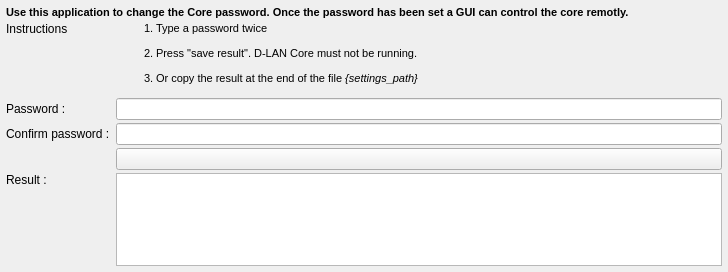
<?xml version="1.0" encoding="UTF-8"?>
<ui version="4.0">
 <class>MainWindow</class>
 <widget class="QMainWindow" name="MainWindow">
  <property name="geometry">
   <rect>
    <x>0</x>
    <y>0</y>
    <width>728</width>
    <height>272</height>
   </rect>
  </property>
  <property name="windowTitle">
   <string>D-LAN - Password hasher</string>
  </property>
  <property name="windowIcon">
   <iconset resource="ressources.qrc">
    <normaloff>:/icons/ressources/icon.png</normaloff>:/icons/ressources/icon.png</iconset>
  </property>
  <widget class="QWidget" name="centralWidget">
   <layout class="QGridLayout" name="gridLayout" rowstretch="0,0,0,0,0,0,0">
    <property name="verticalSpacing">
     <number>3</number>
    </property>
    <property name="margin">
     <number>6</number>
    </property>
    <item row="3" column="0">
     <widget class="QLabel" name="lblPass1">
      <property name="text">
       <string>Password :</string>
      </property>
     </widget>
    </item>
    <item row="3" column="1">
     <widget class="QLineEdit" name="txtPass1">
      <property name="echoMode">
       <enum>QLineEdit::Password</enum>
      </property>
     </widget>
    </item>
    <item row="4" column="0">
     <widget class="QLabel" name="lblPass2">
      <property name="text">
       <string>Confirm password :</string>
      </property>
     </widget>
    </item>
    <item row="4" column="1">
     <widget class="QLineEdit" name="txtPass2">
      <property name="echoMode">
       <enum>QLineEdit::Password</enum>
      </property>
     </widget>
    </item>
    <item row="6" column="0">
     <widget class="QLabel" name="lblResult">
      <property name="text">
       <string>Result :</string>
      </property>
      <property name="alignment">
       <set>Qt::AlignLeading|Qt::AlignLeft|Qt::AlignTop</set>
      </property>
     </widget>
    </item>
    <item row="1" column="1">
     <widget class="QLabel" name="lblInstructions">
      <property name="text">
       <string>&lt;!DOCTYPE HTML PUBLIC &quot;-//W3C//DTD HTML 4.0//EN&quot; &quot;http://www.w3.org/TR/REC-html40/strict.dtd&quot;&gt;
&lt;html&gt;&lt;head&gt;&lt;meta name=&quot;qrichtext&quot; content=&quot;1&quot; /&gt;&lt;style type=&quot;text/css&quot;&gt;
p, li { white-space: pre-wrap; }
&lt;/style&gt;&lt;/head&gt;&lt;body style=&quot; font-family:'MS Shell Dlg 2'; font-size:8.25pt; font-weight:400; font-style:normal;&quot;&gt;
&lt;ol style=&quot;margin-top: 0px; margin-bottom: 0px; margin-left: 0px; margin-right: 0px; -qt-list-indent: 1;&quot;&gt;&lt;li style=&quot; font-size:8pt;&quot; style=&quot; margin-top:12px; margin-bottom:12px; margin-left:0px; margin-right:0px; -qt-block-indent:0; text-indent:0px;&quot;&gt;Type a password twice&lt;/li&gt;
&lt;li style=&quot; font-size:8pt;&quot; style=&quot; margin-top:12px; margin-bottom:12px; margin-left:0px; margin-right:0px; -qt-block-indent:0; text-indent:0px;&quot;&gt;Press &amp;quot;save result&amp;quot;. D-LAN Core must not be running.&lt;/li&gt;
&lt;li style=&quot; font-size:8pt;&quot; style=&quot; margin-top:12px; margin-bottom:12px; margin-left:0px; margin-right:0px; -qt-block-indent:0; text-indent:0px;&quot;&gt;Or copy the result at the end of the file &lt;span style=&quot; font-style:italic;&quot;&gt;{settings_path}&lt;/span&gt;&lt;/li&gt;&lt;/ol&gt;&lt;/body&gt;&lt;/html&gt;</string>
      </property>
      <property name="textFormat">
       <enum>Qt::RichText</enum>
      </property>
      <property name="alignment">
       <set>Qt::AlignLeading|Qt::AlignLeft|Qt::AlignTop</set>
      </property>
     </widget>
    </item>
    <item row="1" column="0">
     <widget class="QLabel" name="lblInstructionsTitle">
      <property name="text">
       <string>Instructions</string>
      </property>
      <property name="alignment">
       <set>Qt::AlignLeading|Qt::AlignLeft|Qt::AlignTop</set>
      </property>
     </widget>
    </item>
    <item row="6" column="1">
     <widget class="QTextEdit" name="txtResult"/>
    </item>
    <item row="0" column="0" colspan="2">
     <widget class="QLabel" name="lblExplanations">
      <property name="text">
       <string>&lt;!DOCTYPE HTML PUBLIC &quot;-//W3C//DTD HTML 4.0//EN&quot; &quot;http://www.w3.org/TR/REC-html40/strict.dtd&quot;&gt;
&lt;html&gt;&lt;head&gt;&lt;meta name=&quot;qrichtext&quot; content=&quot;1&quot; /&gt;&lt;style type=&quot;text/css&quot;&gt;
p, li { white-space: pre-wrap; }
&lt;/style&gt;&lt;/head&gt;&lt;body style=&quot; font-family:'MS Shell Dlg 2'; font-size:8.25pt; font-weight:400; font-style:normal;&quot;&gt;
&lt;p style=&quot; margin-top:0px; margin-bottom:0px; margin-left:0px; margin-right:0px; -qt-block-indent:0; text-indent:0px;&quot;&gt;&lt;span style=&quot; font-size:8pt; font-weight:600;&quot;&gt;Use this application to change the Core password. Once the password has been set a GUI can control the core remotly.&lt;/span&gt;&lt;/p&gt;&lt;/body&gt;&lt;/html&gt;</string>
      </property>
      <property name="textFormat">
       <enum>Qt::RichText</enum>
      </property>
      <property name="scaledContents">
       <bool>false</bool>
      </property>
     </widget>
    </item>
    <item row="2" column="1">
     <spacer name="verticalSpacer">
      <property name="orientation">
       <enum>Qt::Vertical</enum>
      </property>
      <property name="sizeType">
       <enum>QSizePolicy::Fixed</enum>
      </property>
      <property name="sizeHint" stdset="0">
       <size>
        <width>20</width>
        <height>10</height>
       </size>
      </property>
     </spacer>
    </item>
    <item row="5" column="1">
     <widget class="QPushButton" name="butSave">
      <property name="text">
       <string/>
      </property>
     </widget>
    </item>
   </layout>
  </widget>
 </widget>
 <layoutdefault spacing="6" margin="11"/>
 <resources>
  <include location="ressources.qrc"/>
 </resources>
 <connections/>
</ui>
